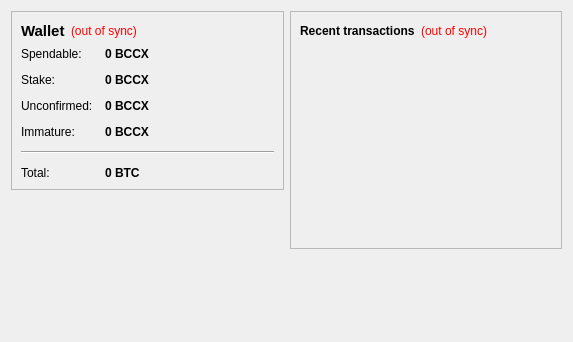
<?xml version="1.0" encoding="UTF-8"?>
<ui version="4.0">
 <class>OverviewPage</class>
 <widget class="QWidget" name="OverviewPage">
  <property name="geometry">
   <rect>
    <x>0</x>
    <y>0</y>
    <width>573</width>
    <height>342</height>
   </rect>
  </property>
  <property name="windowTitle">
   <string>Form</string>
  </property>
  <layout class="QHBoxLayout" name="horizontalLayout" stretch="1,1">
   <item>
    <layout class="QVBoxLayout" name="verticalLayout_2">
     <item>
      <widget class="QFrame" name="frame">
       <property name="frameShape">
        <enum>QFrame::StyledPanel</enum>
       </property>
       <property name="frameShadow">
        <enum>QFrame::Raised</enum>
       </property>
       <layout class="QVBoxLayout" name="verticalLayout_4">
        <item>
         <layout class="QHBoxLayout" name="horizontalLayout_4">
          <item>
           <widget class="QLabel" name="label_5">
            <property name="font">
             <font>
              <pointsize>11</pointsize>
              <weight>75</weight>
              <bold>true</bold>
             </font>
            </property>
            <property name="text">
             <string>Wallet</string>
            </property>
           </widget>
          </item>
          <item>
           <widget class="QLabel" name="labelWalletStatus">
            <property name="toolTip">
             <string>The displayed information may be out of date. Your wallet automatically synchronizes with the bccxgenesis network after a connection is established, but this process has not completed yet.</string>
            </property>
            <property name="styleSheet">
             <string notr="true">QLabel { color: red; }</string>
            </property>
            <property name="text">
             <string notr="true">(out of sync)</string>
            </property>
            <property name="alignment">
             <set>Qt::AlignLeading|Qt::AlignLeft|Qt::AlignVCenter</set>
            </property>
           </widget>
          </item>
          <item>
           <spacer name="horizontalSpacer_2">
            <property name="orientation">
             <enum>Qt::Horizontal</enum>
            </property>
            <property name="sizeHint" stdset="0">
             <size>
              <width>40</width>
              <height>20</height>
             </size>
            </property>
           </spacer>
          </item>
         </layout>
        </item>
        <item>
         <layout class="QFormLayout" name="formLayout_2">
          <property name="fieldGrowthPolicy">
           <enum>QFormLayout::AllNonFixedFieldsGrow</enum>
          </property>
          <property name="horizontalSpacing">
           <number>12</number>
          </property>
          <property name="verticalSpacing">
           <number>12</number>
          </property>
          <item row="0" column="0">
           <widget class="QLabel" name="label">
            <property name="text">
             <string>Spendable:</string>
            </property>
           </widget>
          </item>
          <item row="0" column="1">
           <widget class="QLabel" name="labelBalance">
            <property name="font">
             <font>
              <weight>75</weight>
              <bold>true</bold>
             </font>
            </property>
            <property name="cursor">
             <cursorShape>IBeamCursor</cursorShape>
            </property>
            <property name="toolTip">
             <string>Your current spendable balance</string>
            </property>
            <property name="text">
             <string notr="true">0 BCCX</string>
            </property>
            <property name="textInteractionFlags">
             <set>Qt::LinksAccessibleByMouse|Qt::TextSelectableByKeyboard|Qt::TextSelectableByMouse</set>
            </property>
           </widget>
          </item>
          <item row="1" column="0">
           <widget class="QLabel" name="label_6">
            <property name="text">
             <string>Stake:</string>
            </property>
           </widget>
          </item>
          <item row="1" column="1">
           <widget class="QLabel" name="labelStake">
            <property name="font">
             <font>
              <weight>75</weight>
              <bold>true</bold>
             </font>
            </property>
            <property name="cursor">
             <cursorShape>IBeamCursor</cursorShape>
            </property>
            <property name="toolTip">
             <string>Total of coins that was staked, and do not yet count toward the current balance</string>
            </property>
            <property name="text">
             <string notr="true">0 BCCX</string>
            </property>
            <property name="textInteractionFlags">
             <set>Qt::LinksAccessibleByMouse|Qt::TextSelectableByKeyboard|Qt::TextSelectableByMouse</set>
            </property>
           </widget>
          </item>
          <item row="2" column="0">
           <widget class="QLabel" name="label_3">
            <property name="text">
             <string>Unconfirmed:</string>
            </property>
           </widget>
          </item>
          <item row="2" column="1">
           <widget class="QLabel" name="labelUnconfirmed">
            <property name="font">
             <font>
              <weight>75</weight>
              <bold>true</bold>
             </font>
            </property>
            <property name="cursor">
             <cursorShape>IBeamCursor</cursorShape>
            </property>
            <property name="toolTip">
             <string>Total of transactions that have yet to be confirmed, and do not yet count toward the current balance</string>
            </property>
            <property name="text">
             <string notr="true">0 BCCX</string>
            </property>
            <property name="textInteractionFlags">
             <set>Qt::LinksAccessibleByMouse|Qt::TextSelectableByKeyboard|Qt::TextSelectableByMouse</set>
            </property>
           </widget>
          </item>
          <item row="3" column="0">
           <widget class="QLabel" name="labelImmatureText">
            <property name="text">
             <string>Immature:</string>
            </property>
           </widget>
          </item>
          <item row="3" column="1">
           <widget class="QLabel" name="labelImmature">
            <property name="font">
             <font>
              <weight>75</weight>
              <bold>true</bold>
             </font>
            </property>
            <property name="toolTip">
             <string>Mined balance that has not yet matured</string>
            </property>
            <property name="text">
             <string notr="true">0 BCCX</string>
            </property>
            <property name="textInteractionFlags">
             <set>Qt::LinksAccessibleByMouse|Qt::TextSelectableByKeyboard|Qt::TextSelectableByMouse</set>
            </property>
           </widget>
          </item>
          <item row="4" column="0" colspan="2">
           <widget class="Line" name="line">
            <property name="orientation">
             <enum>Qt::Horizontal</enum>
            </property>
           </widget>
          </item>
          <item row="5" column="0">
           <widget class="QLabel" name="labelTotalText">
            <property name="text">
             <string>Total:</string>
            </property>
           </widget>
          </item>
          <item row="5" column="1">
           <widget class="QLabel" name="labelTotal">
            <property name="font">
             <font>
              <weight>75</weight>
              <bold>true</bold>
             </font>
            </property>
            <property name="cursor">
             <cursorShape>IBeamCursor</cursorShape>
            </property>
            <property name="toolTip">
             <string>Your current total balance</string>
            </property>
            <property name="text">
             <string notr="true">0 BTC</string>
            </property>
            <property name="textInteractionFlags">
             <set>Qt::LinksAccessibleByMouse|Qt::TextSelectableByKeyboard|Qt::TextSelectableByMouse</set>
            </property>
           </widget>
          </item>
         </layout>
        </item>
       </layout>
      </widget>
     </item>
     <item>
      <spacer name="verticalSpacer">
       <property name="orientation">
        <enum>Qt::Vertical</enum>
       </property>
       <property name="sizeHint" stdset="0">
        <size>
         <width>20</width>
         <height>40</height>
        </size>
       </property>
      </spacer>
     </item>
    </layout>
   </item>
   <item>
    <layout class="QVBoxLayout" name="verticalLayout_3">
     <item>
      <widget class="QFrame" name="frame_2">
       <property name="frameShape">
        <enum>QFrame::StyledPanel</enum>
       </property>
       <property name="frameShadow">
        <enum>QFrame::Raised</enum>
       </property>
       <layout class="QVBoxLayout" name="verticalLayout">
        <item>
         <layout class="QHBoxLayout" name="horizontalLayout_2">
          <item>
           <widget class="QLabel" name="label_4">
            <property name="text">
             <string>&lt;b&gt;Recent transactions&lt;/b&gt;</string>
            </property>
           </widget>
          </item>
          <item>
           <widget class="QLabel" name="labelTransactionsStatus">
            <property name="toolTip">
             <string>The displayed information may be out of date. Your wallet automatically synchronizes with the bccxgenesis network after a connection is established, but this process has not completed yet.</string>
            </property>
            <property name="styleSheet">
             <string notr="true">QLabel { color: red; }</string>
            </property>
            <property name="text">
             <string notr="true">(out of sync)</string>
            </property>
            <property name="alignment">
             <set>Qt::AlignRight|Qt::AlignTrailing|Qt::AlignVCenter</set>
            </property>
           </widget>
          </item>
          <item>
           <spacer name="horizontalSpacer">
            <property name="orientation">
             <enum>Qt::Horizontal</enum>
            </property>
            <property name="sizeHint" stdset="0">
             <size>
              <width>40</width>
              <height>20</height>
             </size>
            </property>
           </spacer>
          </item>
         </layout>
        </item>
        <item>
         <widget class="QListView" name="listTransactions">
          <property name="styleSheet">
           <string notr="true">QListView { background: transparent; }</string>
          </property>
          <property name="frameShape">
           <enum>QFrame::NoFrame</enum>
          </property>
          <property name="verticalScrollBarPolicy">
           <enum>Qt::ScrollBarAlwaysOff</enum>
          </property>
          <property name="horizontalScrollBarPolicy">
           <enum>Qt::ScrollBarAlwaysOff</enum>
          </property>
          <property name="selectionMode">
           <enum>QAbstractItemView::NoSelection</enum>
          </property>
         </widget>
        </item>
       </layout>
      </widget>
     </item>
     <item>
      <spacer name="verticalSpacer_2">
       <property name="orientation">
        <enum>Qt::Vertical</enum>
       </property>
       <property name="sizeHint" stdset="0">
        <size>
         <width>20</width>
         <height>40</height>
        </size>
       </property>
      </spacer>
     </item>
    </layout>
   </item>
  </layout>
 </widget>
 <resources/>
 <connections/>
</ui>
